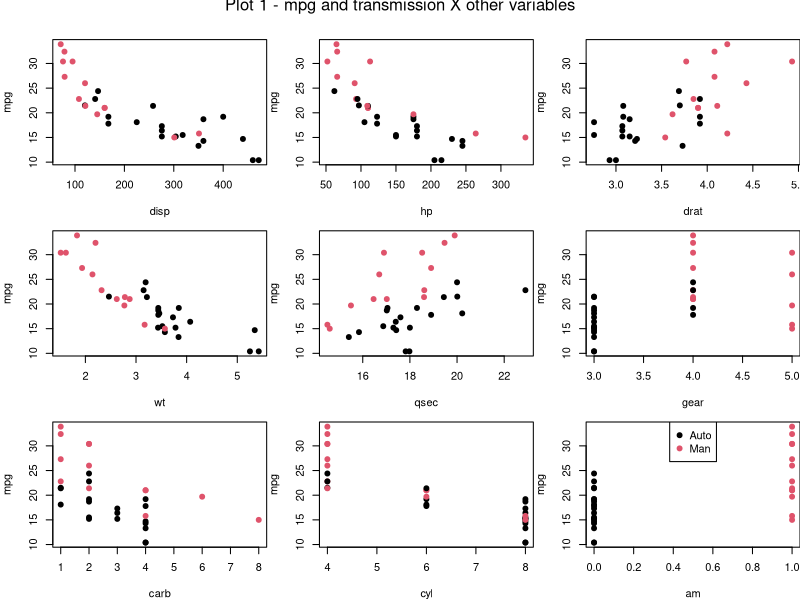
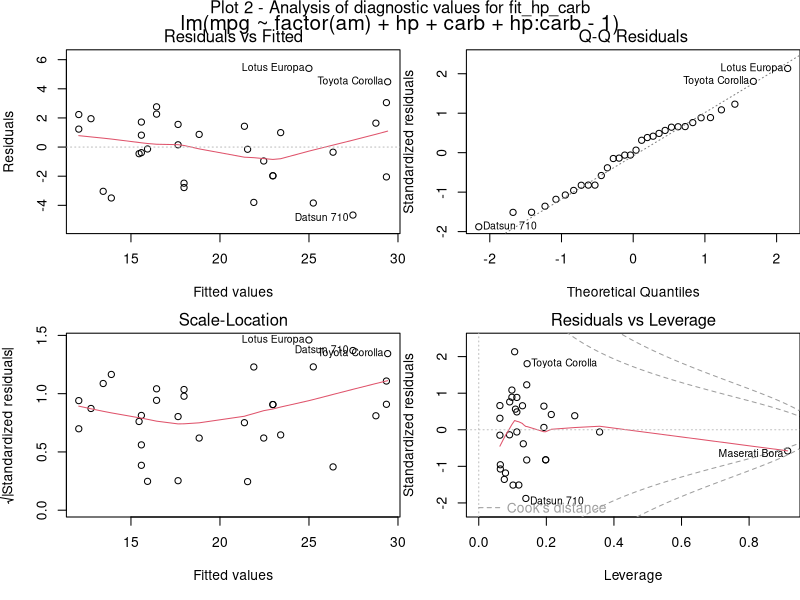

Generate these figures, in order, with R:
## ---- chunk 1
library(car)
data(mtcars)
## ---- chunk 2
mpg_aut <- mtcars[mtcars$am==0, "mpg"]
mpg_man <- mtcars[mtcars$am==1, "mpg"]
t.test(mpg_man, mpg_aut, paired=F)$conf.int
## ---- chunk 3
lm0 <- lm(mpg ~ factor(am)-1, data=mtcars)
summary(lm0)$coefficient
## ---- chunk 4
vars <- c("cyl", "disp", "hp", "drat", "wt", "qsec", "gear", "carb" )
for (v in vars) {
    # confounding
    cf<-anova(lm(as.formula(paste("mpg ", v, sep="~")), data=mtcars),
             lm(as.formula(paste("mpg ~ factor(am) ", v, sep="+")), data=mtcars))
    # interaction only
    i<-anova(lm(as.formula(paste("mpg ", v, sep="~")), data=mtcars),
             lm(as.formula(paste("mpg ~ factor(am) ", v, sep=":")), data=mtcars))

    if (cf$Pr[2] < 0.05 && i$Pr[2] < 0.05) {
        print(v); print(cf$Pr[2]); print(i$Pr[2])
    }
}
## ---- chunk 5
# base models
fit_hp <- lm(mpg ~ factor(am) + hp -1, data=mtcars)
fit_qsec <- lm(mpg ~ factor(am) + qsec -1, data=mtcars)
fit_carb <- lm(mpg ~ factor(am) + factor(carb) -1, data=mtcars)

# function to show coeficients within specified confidence levels
sig_coefficients <- function(x, err) { s <- summary(x)$coefficients;s[s[,4]<err,]}

# model 1 - am, hp, qsec
fit_hp_qsec <- update(fit_hp, mpg ~ factor(am) + hp * qsec -1)
anova(fit_hp, fit_hp_qsec) 
sig_coefficients(fit_hp_qsec, 0.05) ## not many good p-values, only 'qsec'

# model 2 - am, hp, carb
fit_hp_carb <- update(fit_hp, mpg ~ factor(am) + hp * carb -1)
anova(fit_hp, fit_hp_carb) # best p-values
sig_coefficients(fit_hp_carb, 0.05) # best fit

# model 3 - am, hp, qsec, carb
fit_hp_qsec_carb <- update(fit_hp_carb, mpg ~ factor(am) + hp * qsec * carb -1)
anova(fit_hp_carb, fit_hp_qsec_carb) # no sig influence
sig_coefficients(fit_hp_qsec_carb, 0.05) # no good p-values
## ---- chunk 6
par(mfrow=c(3,3),mar=c(4,4,1,0), oma=c(0,0,2,0))

with(mtcars, plot(disp, mpg, pch=19, col=am+1))
with(mtcars, plot(hp, mpg, pch=19, col=am+1)) # good
with(mtcars, plot(drat, mpg, pch=19, col=am+1))
with(mtcars, plot(wt, mpg, pch=19, col=am+1))
with(mtcars, plot(qsec, mpg, pch=19, col=am+1)) # good
with(mtcars, plot(gear, mpg, pch=19, col=am+1))
with(mtcars, plot(carb, mpg, pch=19, col=am+1))
with(mtcars, plot(cyl, mpg, pch=19, col=am+1))
with(mtcars, plot(am, mpg, pch=19, col=am+1))

legend("top", pch = 19, col = c(0,1)+1, legend = c("Auto", "Man"))
mtext("Plot 1 - mpg and transmission X other variables",side=3, line=1, outer=TRUE)

par(mfrow=c(2,2), mar=c(5,4,1,0), oma=c(0,0,2,0))
plot(fit_hp_carb) 
mtext("Plot 2 - Analysis of diagnostic values for fit_hp_carb",side=3, line=1, outer=TRUE)

